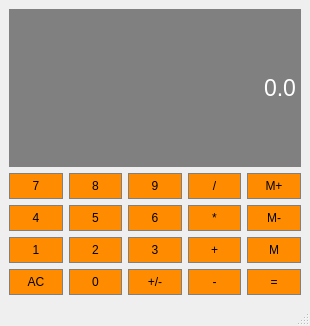
<?xml version="1.0" encoding="UTF-8"?>
<ui version="4.0">
 <class>Calculator</class>
 <widget class="QMainWindow" name="Calculator">
  <property name="geometry">
   <rect>
    <x>0</x>
    <y>0</y>
    <width>310</width>
    <height>326</height>
   </rect>
  </property>
  <property name="windowTitle">
   <string>Calculator</string>
  </property>
  <widget class="QWidget" name="centralwidget">
   <layout class="QGridLayout" name="gridLayout">
    <item row="3" column="0">
     <widget class="QPushButton" name="Button1">
      <property name="sizePolicy">
       <sizepolicy hsizetype="Preferred" vsizetype="Preferred">
        <horstretch>0</horstretch>
        <verstretch>0</verstretch>
       </sizepolicy>
      </property>
      <property name="styleSheet">
       <string notr="true">QPushButton {
		background-color: #FF8C00;
		border: 1px solid gray;
		padding: 5px;
}

QPushButton:pressed {
		background-color: #A9A9A9;
		border: 1px solid gray;
		padding: 5px;
}</string>
      </property>
      <property name="text">
       <string>1</string>
      </property>
     </widget>
    </item>
    <item row="2" column="1">
     <widget class="QPushButton" name="Button5">
      <property name="sizePolicy">
       <sizepolicy hsizetype="Preferred" vsizetype="Preferred">
        <horstretch>0</horstretch>
        <verstretch>0</verstretch>
       </sizepolicy>
      </property>
      <property name="styleSheet">
       <string notr="true">QPushButton {
		background-color: #FF8C00;
		border: 1px solid gray;
		padding: 5px;
}

QPushButton:pressed {
		background-color: #A9A9A9;
		border: 1px solid gray;
		padding: 5px;
}</string>
      </property>
      <property name="text">
       <string>5</string>
      </property>
     </widget>
    </item>
    <item row="2" column="4">
     <widget class="QPushButton" name="MemClear">
      <property name="sizePolicy">
       <sizepolicy hsizetype="Preferred" vsizetype="Preferred">
        <horstretch>0</horstretch>
        <verstretch>0</verstretch>
       </sizepolicy>
      </property>
      <property name="styleSheet">
       <string notr="true">QPushButton {
		background-color: #FF8C00;
		border: 1px solid gray;
		padding: 5px;
}

QPushButton:pressed {
		background-color: #A9A9A9;
		border: 1px solid gray;
		padding: 5px;
}</string>
      </property>
      <property name="text">
       <string>M-</string>
      </property>
     </widget>
    </item>
    <item row="3" column="2">
     <widget class="QPushButton" name="Button3">
      <property name="sizePolicy">
       <sizepolicy hsizetype="Preferred" vsizetype="Preferred">
        <horstretch>0</horstretch>
        <verstretch>0</verstretch>
       </sizepolicy>
      </property>
      <property name="styleSheet">
       <string notr="true">QPushButton {
		background-color: #FF8C00;
		border: 1px solid gray;
		padding: 5px;
}

QPushButton:pressed {
		background-color: #A9A9A9;
		border: 1px solid gray;
		padding: 5px;
}</string>
      </property>
      <property name="text">
       <string>3</string>
      </property>
     </widget>
    </item>
    <item row="2" column="3">
     <widget class="QPushButton" name="Multiply">
      <property name="sizePolicy">
       <sizepolicy hsizetype="Preferred" vsizetype="Preferred">
        <horstretch>0</horstretch>
        <verstretch>0</verstretch>
       </sizepolicy>
      </property>
      <property name="styleSheet">
       <string notr="true">QPushButton {
		background-color: #FF8C00;
		border: 1px solid gray;
		padding: 5px;
}

QPushButton:pressed {
		background-color: #A9A9A9;
		border: 1px solid gray;
		padding: 5px;
}</string>
      </property>
      <property name="text">
       <string>*</string>
      </property>
     </widget>
    </item>
    <item row="3" column="4">
     <widget class="QPushButton" name="MemGet">
      <property name="sizePolicy">
       <sizepolicy hsizetype="Preferred" vsizetype="Preferred">
        <horstretch>0</horstretch>
        <verstretch>0</verstretch>
       </sizepolicy>
      </property>
      <property name="styleSheet">
       <string notr="true">QPushButton {
		background-color: #FF8C00;
		border: 1px solid gray;
		padding: 5px;
}

QPushButton:pressed {
		background-color: #A9A9A9;
		border: 1px solid gray;
		padding: 5px;
}</string>
      </property>
      <property name="text">
       <string>M</string>
      </property>
     </widget>
    </item>
    <item row="1" column="1">
     <widget class="QPushButton" name="Button8">
      <property name="sizePolicy">
       <sizepolicy hsizetype="Preferred" vsizetype="Preferred">
        <horstretch>0</horstretch>
        <verstretch>0</verstretch>
       </sizepolicy>
      </property>
      <property name="styleSheet">
       <string notr="true">QPushButton {
		background-color: #FF8C00;
		border: 1px solid gray;
		padding: 5px;
}

QPushButton:pressed {
		background-color: #A9A9A9;
		border: 1px solid gray;
		padding: 5px;
}</string>
      </property>
      <property name="text">
       <string>8</string>
      </property>
     </widget>
    </item>
    <item row="2" column="2">
     <widget class="QPushButton" name="Button6">
      <property name="sizePolicy">
       <sizepolicy hsizetype="Preferred" vsizetype="Preferred">
        <horstretch>0</horstretch>
        <verstretch>0</verstretch>
       </sizepolicy>
      </property>
      <property name="styleSheet">
       <string notr="true">QPushButton {
		background-color: #FF8C00;
		border: 1px solid gray;
		padding: 5px;
}

QPushButton:pressed {
		background-color: #A9A9A9;
		border: 1px solid gray;
		padding: 5px;
}</string>
      </property>
      <property name="text">
       <string>6</string>
      </property>
     </widget>
    </item>
    <item row="3" column="3">
     <widget class="QPushButton" name="Add">
      <property name="sizePolicy">
       <sizepolicy hsizetype="Preferred" vsizetype="Preferred">
        <horstretch>0</horstretch>
        <verstretch>0</verstretch>
       </sizepolicy>
      </property>
      <property name="styleSheet">
       <string notr="true">QPushButton {
		background-color: #FF8C00;
		border: 1px solid gray;
		padding: 5px;
}

QPushButton:pressed {
		background-color: #A9A9A9;
		border: 1px solid gray;
		padding: 5px;
}</string>
      </property>
      <property name="text">
       <string>+</string>
      </property>
     </widget>
    </item>
    <item row="1" column="0">
     <widget class="QPushButton" name="Button7">
      <property name="sizePolicy">
       <sizepolicy hsizetype="Preferred" vsizetype="Preferred">
        <horstretch>0</horstretch>
        <verstretch>0</verstretch>
       </sizepolicy>
      </property>
      <property name="styleSheet">
       <string notr="true">QPushButton {
		background-color: #FF8C00;
		border: 1px solid gray;
		padding: 5px;
}

QPushButton:pressed {
		background-color: #A9A9A9;
		border: 1px solid gray;
		padding: 5px;
}</string>
      </property>
      <property name="text">
       <string>7</string>
      </property>
     </widget>
    </item>
    <item row="1" column="3">
     <widget class="QPushButton" name="Divide">
      <property name="sizePolicy">
       <sizepolicy hsizetype="Preferred" vsizetype="Preferred">
        <horstretch>0</horstretch>
        <verstretch>0</verstretch>
       </sizepolicy>
      </property>
      <property name="styleSheet">
       <string notr="true">QPushButton {
		background-color: #FF8C00;
		border: 1px solid gray;
		padding: 5px;
}

QPushButton:pressed {
		background-color: #A9A9A9;
		border: 1px solid gray;
		padding: 5px;
}</string>
      </property>
      <property name="text">
       <string>/</string>
      </property>
     </widget>
    </item>
    <item row="1" column="4">
     <widget class="QPushButton" name="MemAdd">
      <property name="sizePolicy">
       <sizepolicy hsizetype="Preferred" vsizetype="Preferred">
        <horstretch>0</horstretch>
        <verstretch>0</verstretch>
       </sizepolicy>
      </property>
      <property name="styleSheet">
       <string notr="true">QPushButton {
		background-color: #FF8C00;
		border: 1px solid gray;
		padding: 5px;
}

QPushButton:pressed {
		background-color: #A9A9A9;
		border: 1px solid gray;
		padding: 5px;
}</string>
      </property>
      <property name="text">
       <string>M+</string>
      </property>
     </widget>
    </item>
    <item row="2" column="0">
     <widget class="QPushButton" name="Button4">
      <property name="sizePolicy">
       <sizepolicy hsizetype="Preferred" vsizetype="Preferred">
        <horstretch>0</horstretch>
        <verstretch>0</verstretch>
       </sizepolicy>
      </property>
      <property name="styleSheet">
       <string notr="true">QPushButton {
		background-color: #FF8C00;
		border: 1px solid gray;
		padding: 5px;
}

QPushButton:pressed {
		background-color: #A9A9A9;
		border: 1px solid gray;
		padding: 5px;
}</string>
      </property>
      <property name="text">
       <string>4</string>
      </property>
     </widget>
    </item>
    <item row="3" column="1">
     <widget class="QPushButton" name="Button2">
      <property name="sizePolicy">
       <sizepolicy hsizetype="Preferred" vsizetype="Preferred">
        <horstretch>0</horstretch>
        <verstretch>0</verstretch>
       </sizepolicy>
      </property>
      <property name="styleSheet">
       <string notr="true">QPushButton {
		background-color: #FF8C00;
		border: 1px solid gray;
		padding: 5px;
}

QPushButton:pressed {
		background-color: #A9A9A9;
		border: 1px solid gray;
		padding: 5px;
}</string>
      </property>
      <property name="text">
       <string>2</string>
      </property>
     </widget>
    </item>
    <item row="1" column="2">
     <widget class="QPushButton" name="Button9">
      <property name="sizePolicy">
       <sizepolicy hsizetype="Preferred" vsizetype="Preferred">
        <horstretch>0</horstretch>
        <verstretch>0</verstretch>
       </sizepolicy>
      </property>
      <property name="styleSheet">
       <string notr="true">QPushButton {
		background-color: #FF8C00;
		border: 1px solid gray;
		padding: 5px;
}

QPushButton:pressed {
		background-color: #A9A9A9;
		border: 1px solid gray;
		padding: 5px;
}</string>
      </property>
      <property name="text">
       <string>9</string>
      </property>
     </widget>
    </item>
    <item row="4" column="0">
     <widget class="QPushButton" name="Clear">
      <property name="sizePolicy">
       <sizepolicy hsizetype="Preferred" vsizetype="Preferred">
        <horstretch>0</horstretch>
        <verstretch>0</verstretch>
       </sizepolicy>
      </property>
      <property name="styleSheet">
       <string notr="true">QPushButton {
		background-color: #FF8C00;
		border: 1px solid gray;
		padding: 5px;
}

QPushButton:pressed {
		background-color: #A9A9A9;
		border: 1px solid gray;
		padding: 5px;
}</string>
      </property>
      <property name="text">
       <string>AC</string>
      </property>
     </widget>
    </item>
    <item row="4" column="1">
     <widget class="QPushButton" name="Button0">
      <property name="sizePolicy">
       <sizepolicy hsizetype="Preferred" vsizetype="Preferred">
        <horstretch>0</horstretch>
        <verstretch>0</verstretch>
       </sizepolicy>
      </property>
      <property name="styleSheet">
       <string notr="true">QPushButton {
		background-color: #FF8C00;
		border: 1px solid gray;
		padding: 5px;
}

QPushButton:pressed {
		background-color: #A9A9A9;
		border: 1px solid gray;
		padding: 5px;
}</string>
      </property>
      <property name="text">
       <string>0</string>
      </property>
     </widget>
    </item>
    <item row="4" column="2">
     <widget class="QPushButton" name="ChangeSign">
      <property name="sizePolicy">
       <sizepolicy hsizetype="Preferred" vsizetype="Preferred">
        <horstretch>0</horstretch>
        <verstretch>0</verstretch>
       </sizepolicy>
      </property>
      <property name="styleSheet">
       <string notr="true">QPushButton {
		background-color: #FF8C00;
		border: 1px solid gray;
		padding: 5px;
}

QPushButton:pressed {
		background-color: #A9A9A9;
		border: 1px solid gray;
		padding: 5px;
}</string>
      </property>
      <property name="text">
       <string>+/-</string>
      </property>
     </widget>
    </item>
    <item row="4" column="3">
     <widget class="QPushButton" name="Subtract">
      <property name="sizePolicy">
       <sizepolicy hsizetype="Preferred" vsizetype="Preferred">
        <horstretch>0</horstretch>
        <verstretch>0</verstretch>
       </sizepolicy>
      </property>
      <property name="styleSheet">
       <string notr="true">QPushButton {
		background-color: #FF8C00;
		border: 1px solid gray;
		padding: 5px;
}

QPushButton:pressed {
		background-color: #A9A9A9;
		border: 1px solid gray;
		padding: 5px;
}</string>
      </property>
      <property name="text">
       <string>-</string>
      </property>
     </widget>
    </item>
    <item row="4" column="4">
     <widget class="QPushButton" name="Equals">
      <property name="sizePolicy">
       <sizepolicy hsizetype="Preferred" vsizetype="Preferred">
        <horstretch>0</horstretch>
        <verstretch>0</verstretch>
       </sizepolicy>
      </property>
      <property name="styleSheet">
       <string notr="true">QPushButton {
		background-color: #FF8C00;
		border: 1px solid gray;
		padding: 5px;
}

QPushButton:pressed {
		background-color: #A9A9A9;
		border: 1px solid gray;
		padding: 5px;
}</string>
      </property>
      <property name="text">
       <string>=</string>
      </property>
     </widget>
    </item>
    <item row="0" column="0" colspan="5">
     <widget class="QLineEdit" name="Display">
      <property name="sizePolicy">
       <sizepolicy hsizetype="Preferred" vsizetype="Expanding">
        <horstretch>0</horstretch>
        <verstretch>0</verstretch>
       </sizepolicy>
      </property>
      <property name="font">
       <font>
        <pointsize>17</pointsize>
       </font>
      </property>
      <property name="styleSheet">
       <string notr="true">QLineEdit {
		background-color: gray;
		border: 1px solid gray;
		color: #ffffff;
}</string>
      </property>
      <property name="text">
       <string>0.0</string>
      </property>
      <property name="alignment">
       <set>Qt::AlignRight|Qt::AlignTrailing|Qt::AlignVCenter</set>
      </property>
     </widget>
    </item>
   </layout>
  </widget>
  <widget class="QMenuBar" name="menubar">
   <property name="geometry">
    <rect>
     <x>0</x>
     <y>0</y>
     <width>310</width>
     <height>22</height>
    </rect>
   </property>
  </widget>
  <widget class="QStatusBar" name="statusbar"/>
 </widget>
 <resources/>
 <connections/>
</ui>
